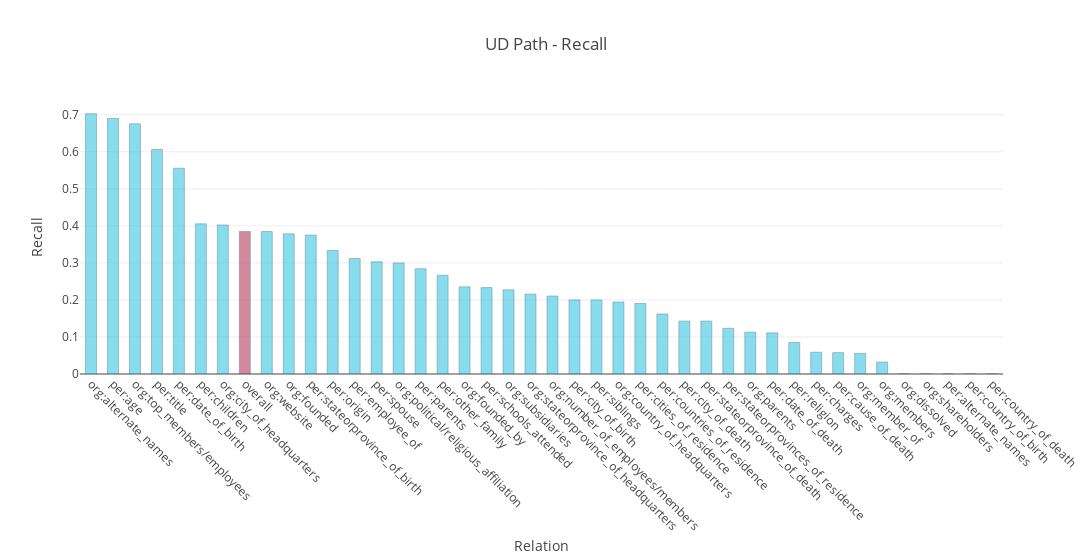

This figure's notebook cell:
### Code cell
import plotly.graph_objs as go


overall_index = next(i for (i, stat) in enumerate(stats) if stat[0] == 'overall')

colors = ['rgb(58,200,225)'] * len(stats)
colors[overall_index] = 'rgb(181,59,89)'


trace = go.Bar(
    x=[stat[0] for stat in stats],
    y=[stat[1] for stat in stats],
    name='Recall',
    width=0.5,
    marker=dict(
        color=colors,
        line=dict(
            color='rgb(8,48,107)',
            width=0.5),
        ),
    opacity=0.6
)

data = [trace]
layout = go.Layout(
    title='UD Path - Recall',
    xaxis_title="Relation",
    yaxis_title="Recall",        
    barmode='overlay',
    width=1200,
    xaxis = go.layout.XAxis(
        tickangle = 45,
        automargin = True
        
    )
    
        
)

fig = go.Figure(data=data, layout=layout)
iplot(fig)

### Figure 1 — Plotly figure (JSON) as saved in the notebook; plotly's stock layout.template omitted (floating-point values rounded to 4 significant figures)
{"data": [{"marker": {"color": ["rgb(58,200,225)", "rgb(58,200,225)", "rgb(58,200,225)", "rgb(58,200,225)", "rgb(58,200,225)", "rgb(58,200,225)", "rgb(58,200,225)", "rgb(181,59,89)", "rgb(58,200,225)", "rgb(58,200,225)", "rgb(58,200,225)", "rgb(58,200,225)", "rgb(58,200,225)", "rgb(58,200,225)", "rgb(58,200,225)", "rgb(58,200,225)", "rgb(58,200,225)", "rgb(58,200,225)", "rgb(58,200,225)", "rgb(58,200,225)", "rgb(58,200,225)", "rgb(58,200,225)", "rgb(58,200,225)", "rgb(58,200,225)", "rgb(58,200,225)", "rgb(58,200,225)", "rgb(58,200,225)", "rgb(58,200,225)", "rgb(58,200,225)", "rgb(58,200,225)", "rgb(58,200,225)", "rgb(58,200,225)", "rgb(58,200,225)", "rgb(58,200,225)", "rgb(58,200,225)", "rgb(58,200,225)", "rgb(58,200,225)", "rgb(58,200,225)", "rgb(58,200,225)", "rgb(58,200,225)", "rgb(58,200,225)", "rgb(58,200,225)"], "line": {"color": "rgb(8,48,107)", "width": 0.5}}, "name": "Recall", "opacity": 0.6, "type": "bar", "uid": "964e6c45-2752-445a-9288-a041fc063ff1", "width": 0.5, "x": ["org:alternate_names", "per:age", "org:top_members/employees", "per:title", "per:date_of_birth", "per:children", "org:city_of_headquarters", "overall", "org:website", "org:founded", "per:stateorprovince_of_birth", "per:origin", "per:employee_of", "per:spouse", "org:political/religious_affiliation", "per:parents", "per:other_family", "org:founded_by", "per:schools_attended", "org:subsidiaries", "org:stateorprovince_of_headquarters", "org:number_of_employees/members", "per:city_of_birth", "per:siblings", "org:country_of_headquarters", "per:cities_of_residence", "per:countries_of_residence", "per:city_of_death", "per:stateorprovince_of_death", "per:stateorprovinces_of_residence", "org:parents", "per:date_of_death", "per:religion", "per:charges", "per:cause_of_death", "org:member_of", "org:members", "org:dissolved", "org:shareholders", "per:alternate_names", "per:country_of_birth", "per:country_of_death"], "y": [0.7028, 0.69, 0.6754, 0.606, 0.5556, 0.4054, 0.4024, 0.3849, 0.3846, 0.3784, 0.375, 0.3333, 0.3118, 0.303, 0.3, 0.2841, 0.2667, 0.2353, 0.2333, 0.2273, 0.2157, 0.2105, 0.2, 0.2, 0.1944, 0.1905, 0.1622, 0.1429, 0.1429, 0.1235, 0.1129, 0.1111, 0.0851, 0.0588, 0.0577, 0.0556, 0.0323, 0, 0, 0, 0, 0]}], "layout": {"barmode": "overlay", "title": {"text": "UD Path - Recall"}, "width": 1200, "xaxis": {"automargin": true, "tickangle": 45, "title": {"text": "Relation"}}, "yaxis": {"title": {"text": "Recall"}}}}
